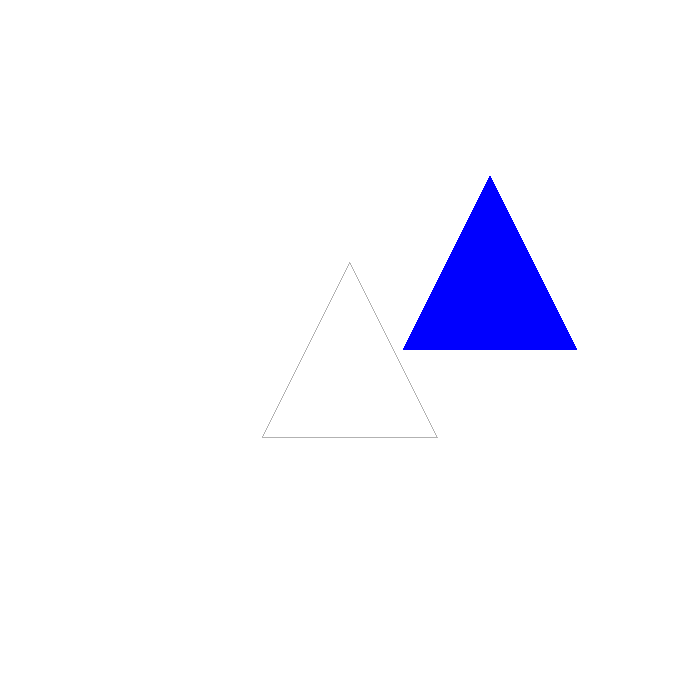

Recreate this plot in Python.
import numpy as np
from PIL import Image

from OpenGL.GL import *
from OpenGL.GLUT import *
from OpenGL.GLU import *


# Original triangle
triangle = np.array([
    [-0.5, -0.5, 1],
    [ 0.5, -0.5, 1],
    [ 0.0,  0.5, 1]
], dtype=float)


# Translation matrix
tx = 0.8
ty = 0.5

T = np.array([
    [1, 0, tx],
    [0, 1, ty],
    [0, 0, 1]
], dtype=float)


# Apply transformation
transformed = []

for point in triangle:
    new_point = T @ point
    transformed.append(new_point)

transformed = np.array(transformed)


def display():

    glClear(GL_COLOR_BUFFER_BIT)

    # Original triangle
    glColor3f(0.7, 0.7, 0.7)

    glBegin(GL_LINE_LOOP)

    for point in triangle:
        glVertex2f(point[0], point[1])

    glEnd()


    # Translated triangle
    glColor3f(0.0, 0.0, 1.0)

    glBegin(GL_TRIANGLES)

    for point in transformed:
        glVertex2f(point[0], point[1])

    glEnd()

    glFlush()

    # Save image
    glReadBuffer(GL_FRONT)

    pixels = glReadPixels(
        0, 0,
        700, 700,
        GL_RGB,
        GL_UNSIGNED_BYTE
    )

    image = Image.frombytes(
        "RGB",
        (700, 700),
        pixels
    )

    image = image.transpose(Image.Transpose.FLIP_TOP_BOTTOM)

    image.save("translation.png")

    print("Translation image saved as translation.png")


def main():

    glutInit()

    glutInitDisplayMode(
        GLUT_SINGLE | GLUT_RGB
    )

    glutInitWindowSize(700, 700)

    glutCreateWindow(
        b"2D Translation"
    )

    glClearColor(
        1.0, 1.0, 1.0, 1.0
    )

    glMatrixMode(GL_PROJECTION)

    glLoadIdentity()

    gluOrtho2D(-2, 2, -2, 2)

    glMatrixMode(GL_MODELVIEW)

    glutDisplayFunc(display)

    glutMainLoop()


if __name__ == "__main__":
    main()
